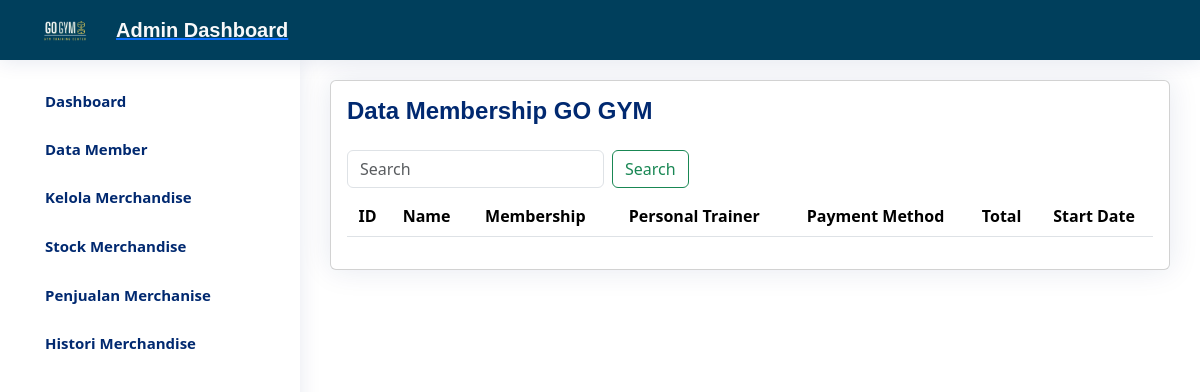
Before: /admin_member.php with the older database file.
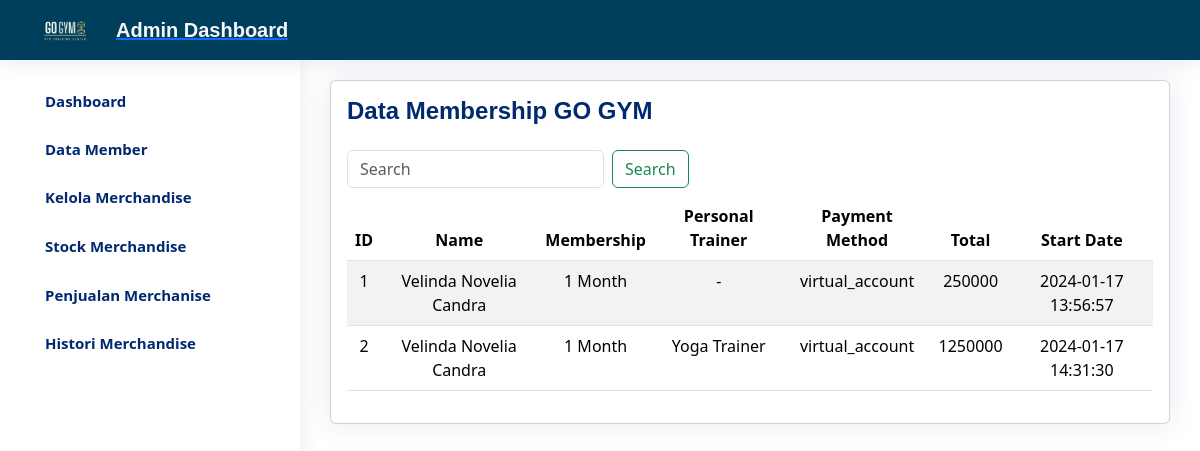
After: the same page with the newer database file.
### tables this page shows
CREATE TABLE `member` (
  `idmember` int(11) NOT NULL,
  `name` varchar(25) NOT NULL,
  `tipe` varchar(25) NOT NULL,
  `trainer` varchar(25) NOT NULL,
  `tglmul` timestamp NOT NULL DEFAULT current_timestamp() ON UPDATE current_timestamp(),
  `pembayaran` varchar(25) NOT NULL,
  `total` int(11) NOT NULL
);

### admin_member.php (the view, shortened to what this page needs)
<!DOCTYPE html>
<html lang="en">
<head>
  <link rel="stylesheet" href="CSS/styledashtest.css">
  <link href="https://unpkg.com/aos@2.3.1/dist/aos.css" rel="stylesheet">
  <link href="https://cdn.jsdelivr.net/npm/bootstrap@5.3.2/dist/css/bootstrap.min.css" rel="stylesheet"
>
</head>
<body>
  <?php include "navbaradmin.php"; ?>
  <main id="main" class="main">
    <div class="pagetitle">
      <div class="card">
        <div class="card-body">
          <div>
            <div>
              <h1>Data Membership GO GYM</h1>
            </div>
            <div class="d-flex justify-content-between mt-4 mb-2">
              <form class="d-flex">
                <input class="form-control me-2" type="search" name="cari" placeholder="Search" aria-label="Search"
                  value="<?php if (isset($_GET['cari'])) {
                    echo $_GET['cari'];
                  } ?>">
                <button class="btn btn-outline-success" type="submit">Search</button>
              </form>
            </div>
            <table class="table table-striped text-center">
              <thead>
                <tr>
                  <th scope="col">ID</th>
                  <th scope="col">Name</th>
                  <th scope="col">Membership</th>
                  <th scope="col">Personal Trainer</th>
                  <th scope="col">Payment Method</th>
                  <th scope="col">Total</th>
                  <th scope="col">Start Date</th>
                </tr>
              </thead>
              <tbody>
                <?php
                include "function.php";
                if (isset($_GET['cari'])) {
                  $pencarian = $_GET['cari'];
                  $query = "SELECT * FROM member WHERE idmember LIKE '%" . $pencarian . "%'
                            OR name LIKE '%" . $pencarian . "%'
                            OR tipe LIKE '%" . $pencarian . "%'
                            OR trainer LIKE '%" . $pencarian . "%'
                            OR tglmul LIKE '%" . $pencarian . "%' ORDER BY idmember ASC";
                } else {
                  $query = "SELECT * FROM member ORDER BY idmember ASC";
                }
                $ambildata = mysqli_query($conn, $query);
                while ($tampil = mysqli_fetch_array($ambildata)) {
                  echo "
                  <tr>
                      <td>$tampil[idmember]</td>
                      <td>$tampil[name]</td>
                      <td>$tampil[tipe]</td>
                      <td>$tampil[trainer]</td>
                      <td>$tampil[pembayaran]</td>
                      <td>$tampil[total]</td>
                      <td>$tampil[tglmul]</td>
                  </tr>";
                }
                ?>
              </tbody>
            </table>
          </div>
        </div>
      </div>
    </div>
  </main>
</body>
</html>

### navbaradmin.php (shortened to what this page needs)
<header id="header" class="header fixed-top d-flex align-items-center">
  <div class="d-flex align-items-center justify-content-between">
    <a href="dashboardtest.php" class="logo d-flex align-items-center">
      <img src="img/GO GYM.png" alt="">
      <span class="d-none d-lg-block text-light text-nowrap text-sm">Admin Dashboard</span>
    </a>
  </div>
</header>
<aside id="sidebar" class="sidebar">
  <ul class="sidebar-nav" id="sidebar-nav">
    <li class="nav-item <?php echo ($_SERVER['PHP_SELF'] == '/dashboardtest.php') ? 'active' : ''; ?>">
      <a class="nav-link collapsed" href="dashboardtest.php">
        <span>Dashboard</span>
      </a>
    </li>
    <li class="nav-item">
      <a class="nav-link collapsed" href="admin_member.php">
        <i class="bi bi-menu-button-wide"></i><span>Data Member</span><i class="bi bi-chevron-down ms-auto"></i>
      </a>
    </li>
    <li class="nav-item">
      <a class="nav-link collapsed" href="admin_merch.php">
        <i class="bi bi-journal-text"></i><span>Kelola Merchandise<i class="bi bi-chevron-down ms-auto"></i>
      </a>
    <li class="nav-item">
      <a class="nav-link collapsed" href="fitur_tambahstock.php">
        <i class="bi bi-journal-text"></i><span>Stock Merchandise<i class="bi bi-chevron-down ms-auto"></i>
      </a>
    </li>
    <li class="nav-item">
      <a class="nav-link collapsed" href="fitur_penjualan.php">
        <i class="bi bi-journal-text"></i><span>Penjualan Merchanise<i class="bi bi-chevron-down ms-auto"></i>
      </a>
    </li>
    </li>
    <li class="nav-item">
      <a class="nav-link collapsed" href="admin_transaksi_merchan.php">
        <i class="bi bi-layout-text-window-reverse"></i><span>Histori Merchandise</span><i class="bi bi-chevron-down ms-auto"></i>
      </a>
    </li>
  </ul>
</aside>
</body>
</html>

### CSS/styledashtest.css (style rules this page uses)
:root { scroll-behavior: smooth; }
body { font-family: "Open Sans", sans-serif; background: #f6f9ff; color: #444444; }
a { color: #4154f1; text-decoration: none; }
h1, h2, h3, h4, h5, h6 { font-family: "Nunito", sans-serif; }
#main { margin-top: 60px; padding: 20px 30px; transition: all 0.3s; }
.pagetitle { margin-bottom: 10px; }
.pagetitle h1 { font-size: 24px; margin-bottom: 0; font-weight: 600; color: #012970; }
.card { margin-bottom: 30px; border: none; border-radius: 5px; box-shadow: 0px 0 30px rgba(1, 41, 112, 0.1); }
.card-body { padding: 0 20px 20px 20px; }
.logo { line-height: 1; }
@media (min-width: 1200px) { .logo { width: 280px; } }
.logo img { max-height: 90px; margin-right: 6px; }
.logo span { font-size: 20px; font-weight: 700; font-family: "Nunito", sans-serif; text-decoration: none; }
.header { transition: all 0.5s; z-index: 997; height: 60px; box-shadow: 0px 2px 20px rgba(1, 41, 112, 0.1); background-color: #003f5c; padding-left: 20px; }
.sidebar { position: fixed; top: 60px; left: 0; bottom: 0; width: 300px; z-index: 996; transition: all 0.3s; padding: 20px; overflow-y: auto; scrollbar-width: thin; scrollbar-color: #aab7cf transparent; box-shadow: 0px 0px 20px rgba(1, 41, 112, 0.1); background-color: #fff; }
@media (min-width: 1200px) { #main, #footer { margin-left: 300px; } }
.sidebar-nav { padding: 0; margin: 0; list-style: none; }
.sidebar-nav li { padding: 0; margin: 0; list-style: none; }
.sidebar-nav .nav-item { margin-bottom: 5px; }
.sidebar-nav .nav-link { display: flex; align-items: center; font-size: 15px; font-weight: 600; color: #4154f1; transition: 0.3; background: #f6f9ff; padding: 10px 15px; border-radius: 4px; }
.sidebar-nav .nav-link.collapsed { color: #012970; background: #fff; }

Changed rows visible on the page:
added member: idmember "1", name "Velinda Novelia Candra", tipe "1 Month", trainer "-", pembayaran "virtual_account", total "250000", tglmul "2024-01-17 13:56:57"
added member: idmember "2", name "Velinda Novelia Candra", tipe "1 Month", trainer "Yoga Trainer", pembayaran "virtual_account", total "1250000", tglmul "2024-01-17 14:31:30"
